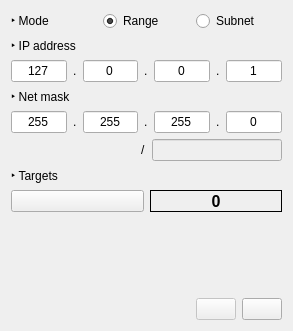
<?xml version="1.0" encoding="UTF-8"?>
<ui version="4.0">
 <class>DlgTargetInput</class>
 <widget class="QDialog" name="DlgTargetInput">
  <property name="geometry">
   <rect>
    <x>0</x>
    <y>0</y>
    <width>293</width>
    <height>331</height>
   </rect>
  </property>
  <property name="windowTitle">
   <string>Target Input</string>
  </property>
  <layout class="QGridLayout" name="gridLayout">
   <item row="6" column="0">
    <layout class="QHBoxLayout" name="horizontalLayout_4">
     <item>
      <spacer name="horizontalSpacer">
       <property name="orientation">
        <enum>Qt::Horizontal</enum>
       </property>
       <property name="sizeHint" stdset="0">
        <size>
         <width>40</width>
         <height>20</height>
        </size>
       </property>
      </spacer>
     </item>
     <item>
      <widget class="QPushButton" name="btnOK">
       <property name="enabled">
        <bool>false</bool>
       </property>
       <property name="text">
        <string/>
       </property>
       <property name="icon">
        <iconset>
         <normaloff>16x16/Ok.png</normaloff>16x16/Ok.png</iconset>
       </property>
      </widget>
     </item>
     <item>
      <widget class="QPushButton" name="btnCancel">
       <property name="text">
        <string/>
       </property>
       <property name="icon">
        <iconset>
         <normaloff>16x16/Cancel.png</normaloff>16x16/Cancel.png</iconset>
       </property>
      </widget>
     </item>
    </layout>
   </item>
   <item row="0" column="0">
    <layout class="QVBoxLayout" name="verticalLayout">
     <item>
      <layout class="QHBoxLayout" name="horizontalLayout_3">
       <item>
        <widget class="QLabel" name="label">
         <property name="text">
          <string>&lt;html&gt;&lt;head/&gt;&lt;body&gt;&lt;p&gt;&amp;#8227; Mode&lt;/p&gt;&lt;/body&gt;&lt;/html&gt;</string>
         </property>
        </widget>
       </item>
       <item>
        <widget class="QRadioButton" name="radRange">
         <property name="text">
          <string>Range</string>
         </property>
         <property name="checked">
          <bool>true</bool>
         </property>
        </widget>
       </item>
       <item>
        <widget class="QRadioButton" name="radSubnet">
         <property name="text">
          <string>Subnet</string>
         </property>
        </widget>
       </item>
      </layout>
     </item>
     <item>
      <widget class="QLabel" name="lblAddress">
       <property name="text">
        <string>&lt;html&gt;&lt;head/&gt;&lt;body&gt;&lt;p&gt;&amp;#8227; IP address&lt;/p&gt;&lt;/body&gt;&lt;/html&gt;</string>
       </property>
      </widget>
     </item>
     <item>
      <layout class="QHBoxLayout" name="horizontalLayout">
       <item>
        <widget class="QLineEdit" name="txtIP1">
         <property name="text">
          <string>127</string>
         </property>
         <property name="alignment">
          <set>Qt::AlignCenter</set>
         </property>
        </widget>
       </item>
       <item>
        <widget class="QLabel" name="label_3">
         <property name="text">
          <string>.</string>
         </property>
        </widget>
       </item>
       <item>
        <widget class="QLineEdit" name="txtIP2">
         <property name="text">
          <string>0</string>
         </property>
         <property name="alignment">
          <set>Qt::AlignCenter</set>
         </property>
        </widget>
       </item>
       <item>
        <widget class="QLabel" name="label_4">
         <property name="text">
          <string>.</string>
         </property>
        </widget>
       </item>
       <item>
        <widget class="QLineEdit" name="txtIP3">
         <property name="text">
          <string>0</string>
         </property>
         <property name="alignment">
          <set>Qt::AlignCenter</set>
         </property>
        </widget>
       </item>
       <item>
        <widget class="QLabel" name="label_5">
         <property name="text">
          <string>.</string>
         </property>
        </widget>
       </item>
       <item>
        <widget class="QLineEdit" name="txtIP4">
         <property name="text">
          <string>1</string>
         </property>
         <property name="alignment">
          <set>Qt::AlignCenter</set>
         </property>
        </widget>
       </item>
      </layout>
     </item>
     <item>
      <widget class="QLabel" name="lblNetmask">
       <property name="text">
        <string>&lt;html&gt;&lt;head/&gt;&lt;body&gt;&lt;p&gt;&amp;#8227; Net mask&lt;/p&gt;&lt;/body&gt;&lt;/html&gt;</string>
       </property>
      </widget>
     </item>
     <item>
      <layout class="QHBoxLayout" name="horizontalLayout_2">
       <item>
        <widget class="QLineEdit" name="txtNM1">
         <property name="text">
          <string>255</string>
         </property>
         <property name="alignment">
          <set>Qt::AlignCenter</set>
         </property>
        </widget>
       </item>
       <item>
        <widget class="QLabel" name="label_6">
         <property name="text">
          <string>.</string>
         </property>
        </widget>
       </item>
       <item>
        <widget class="QLineEdit" name="txtNM2">
         <property name="text">
          <string>255</string>
         </property>
         <property name="alignment">
          <set>Qt::AlignCenter</set>
         </property>
        </widget>
       </item>
       <item>
        <widget class="QLabel" name="label_7">
         <property name="text">
          <string>.</string>
         </property>
        </widget>
       </item>
       <item>
        <widget class="QLineEdit" name="txtNM3">
         <property name="text">
          <string>255</string>
         </property>
         <property name="alignment">
          <set>Qt::AlignCenter</set>
         </property>
        </widget>
       </item>
       <item>
        <widget class="QLabel" name="label_8">
         <property name="text">
          <string>.</string>
         </property>
        </widget>
       </item>
       <item>
        <widget class="QLineEdit" name="txtNM4">
         <property name="text">
          <string>0</string>
         </property>
         <property name="alignment">
          <set>Qt::AlignCenter</set>
         </property>
        </widget>
       </item>
      </layout>
     </item>
    </layout>
   </item>
   <item row="1" column="0">
    <layout class="QHBoxLayout" name="horizontalLayout_5">
     <item>
      <spacer name="horizontalSpacer_2">
       <property name="orientation">
        <enum>Qt::Horizontal</enum>
       </property>
       <property name="sizeHint" stdset="0">
        <size>
         <width>40</width>
         <height>20</height>
        </size>
       </property>
      </spacer>
     </item>
     <item>
      <widget class="QLabel" name="lblCIDR">
       <property name="text">
        <string>/</string>
       </property>
      </widget>
     </item>
     <item>
      <widget class="QLineEdit" name="txtCIDR">
       <property name="enabled">
        <bool>false</bool>
       </property>
       <property name="alignment">
        <set>Qt::AlignCenter</set>
       </property>
      </widget>
     </item>
    </layout>
   </item>
   <item row="4" column="0">
    <spacer name="verticalSpacer">
     <property name="orientation">
      <enum>Qt::Vertical</enum>
     </property>
     <property name="sizeHint" stdset="0">
      <size>
       <width>20</width>
       <height>40</height>
      </size>
     </property>
    </spacer>
   </item>
   <item row="2" column="0">
    <widget class="QLabel" name="lblTargetsTxt">
     <property name="frameShape">
      <enum>QFrame::NoFrame</enum>
     </property>
     <property name="text">
      <string>&lt;html&gt;&lt;head/&gt;&lt;body&gt;&lt;p&gt;&amp;#8227; Targets&lt;/p&gt;&lt;/body&gt;&lt;/html&gt;</string>
     </property>
     <property name="alignment">
      <set>Qt::AlignLeading|Qt::AlignLeft|Qt::AlignVCenter</set>
     </property>
    </widget>
   </item>
   <item row="3" column="0">
    <layout class="QHBoxLayout" name="horizontalLayout_7">
     <item>
      <widget class="QPushButton" name="btnGenerate">
       <property name="text">
        <string/>
       </property>
       <property name="icon">
        <iconset>
         <normaloff>16x16/Refresh.png</normaloff>16x16/Refresh.png</iconset>
       </property>
      </widget>
     </item>
     <item>
      <widget class="QLabel" name="lblTargets">
       <property name="font">
        <font>
         <pointsize>12</pointsize>
         <weight>75</weight>
         <bold>true</bold>
        </font>
       </property>
       <property name="frameShape">
        <enum>QFrame::Box</enum>
       </property>
       <property name="text">
        <string>0</string>
       </property>
       <property name="alignment">
        <set>Qt::AlignCenter</set>
       </property>
      </widget>
     </item>
    </layout>
   </item>
  </layout>
 </widget>
 <resources/>
 <connections/>
</ui>
